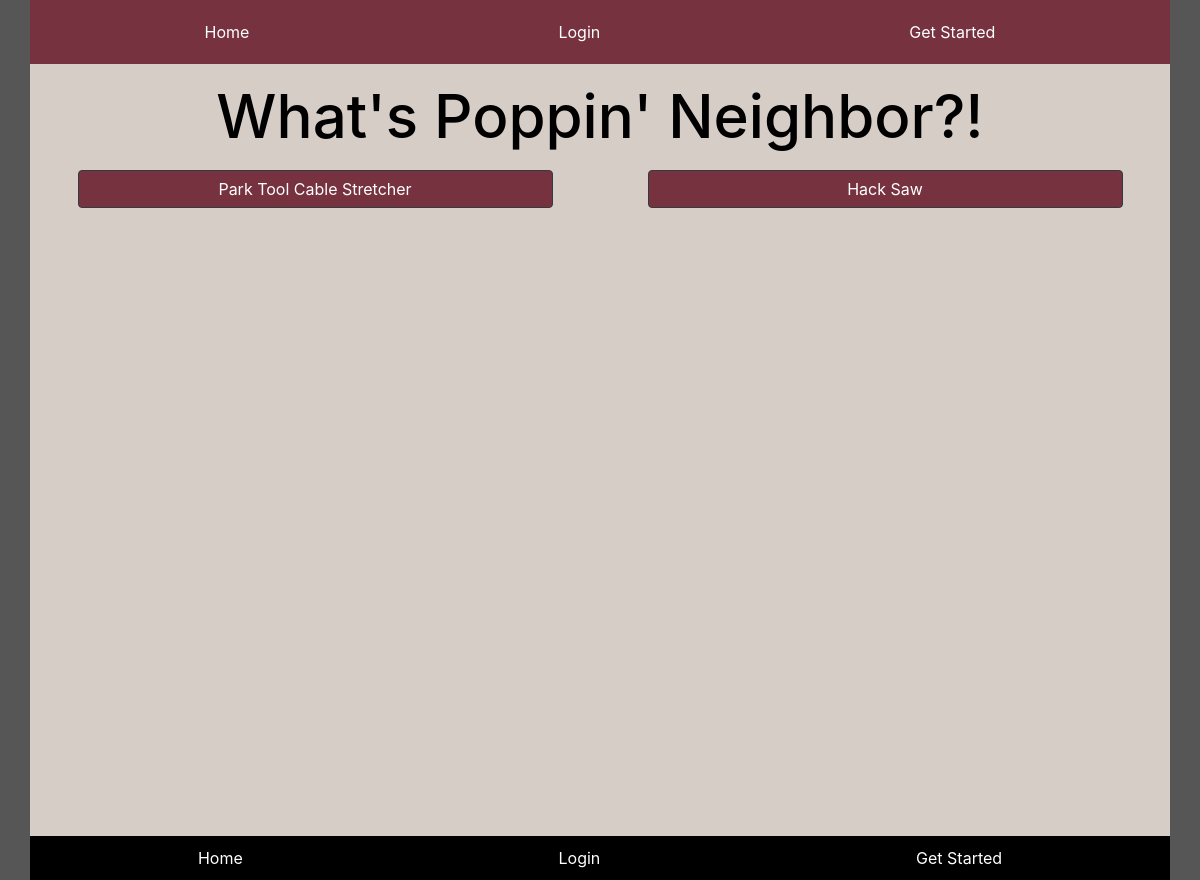
Before: / with the older database file.
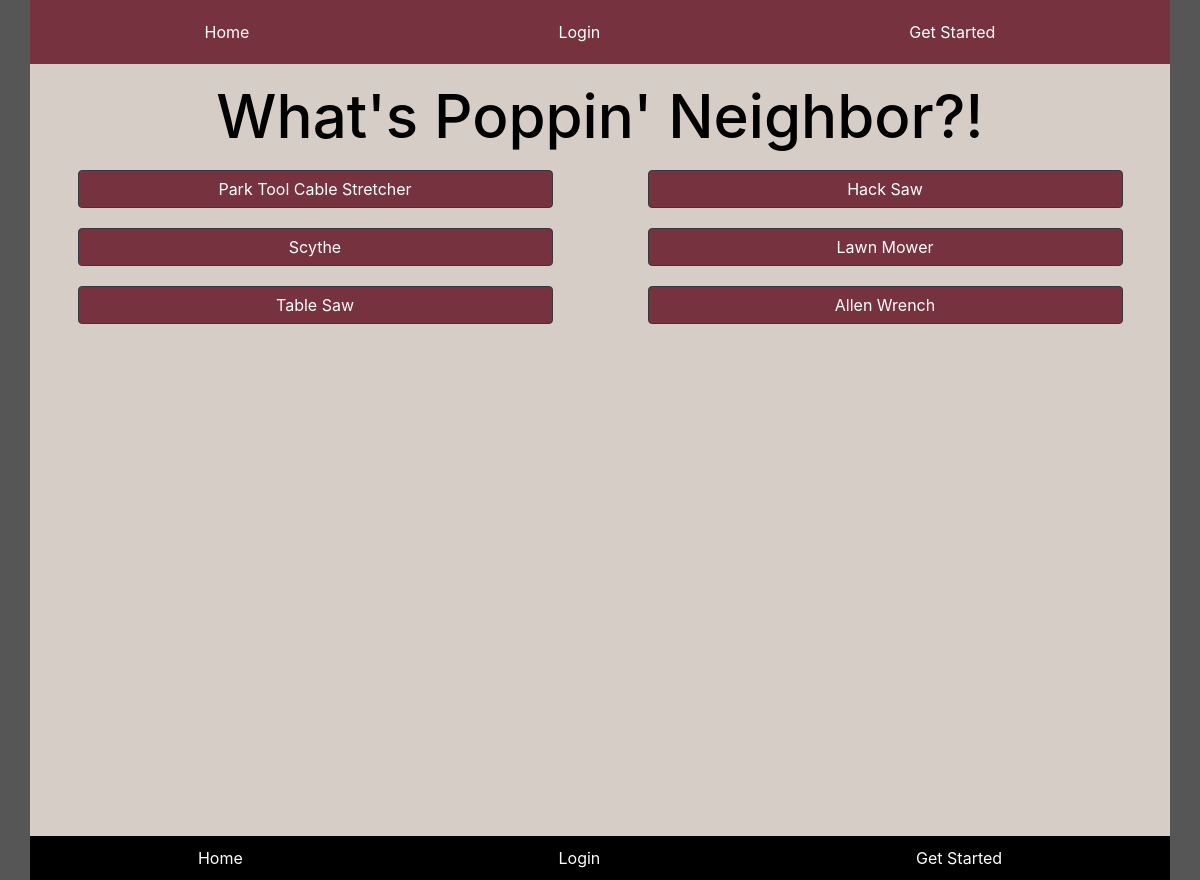
After: the same page with the newer database file.
### tools/models.py (models this page shows, shortened)
class Tool(models.Model):
    TYPES = [
        ('Automobile', 'Auto'),
        ('Plumbing', 'Plumbing'),
        ('Bike', 'Bike'),
        ('Yard', 'Yard'),
        ('Woodworking', 'Woodworking'),
    ]
    BOOL = [
    (True, 'Yes'),
    (False, 'No')
]
    owner = models.ForeignKey(User, on_delete=models.CASCADE, null=True)
    tool = models.CharField(max_length = 50, default = '')
    type = models.CharField(max_length = 30, choices=TYPES, default='AUTO')
    posted = models.DateField(default=datetime.date.today)
    available = models.BooleanField(choices=BOOL)

### tools/views.py (the view)
# urls.py: path('', views.IndexView.as_view(), name = 'index'),
class IndexView(generic.ListView):
    template_name = 'tools/index.html'
    model = Tool

### tools/templates/tools/index.html (shortened to what this page needs)
{% extends 'base.html' %}
{% block content %}
<h1>What's Poppin' Neighbor?!</h1>
<div class="row no-gutters">
{% for tools in object_list %}
    <a id='tool' class="col-md-5 btn btn-dark" href="{% url 'tools:detail' tools.id %}">{{tools.tool}}</a>
{% endfor %}
</div>
{% endblock content %}

### templates/base.html (shortened to what this page needs)
<!DOCTYPE html>
<html lang="en">
<head>
    {% load static %}
    <link href="https://stackpath.bootstrapcdn.com/bootstrap/4.4.1/css/bootstrap.min.css" rel="stylesheet">
    <link rel="stylesheet" href="{% static 'css/styles.css' %}">
</head>
<body>
    <div class="container">
        {% include 'header.html' %}
        {% block content %}
        {% endblock content %}
        {% include 'footer.html' %}
    </div>
</body>
</html>

### templates/header.html (shortened to what this page needs)
<ul id="header" class='navbar row no-gutters'>
    <li id="header-item"><a href="{% url 'tools:index' %}" class="col">Home</a></li>
    {% if request.user.is_authenticated %}
    <li id="header-item"><a href="{% url 'tools:my_tools' %}" class="col">My Tools</a></li>
    <li id="header-item"><a href="{% url 'tools:neighbors' %}" class="col">Neighbors</a></li>
    <li id="header-item"><a href="{% url 'logout' %}" class="col">Logout</a></li>
    {% else %}
    <li id="header-item"><a href="{% url 'login' %}" class="col">Login</a></li>
    <li id="header-item"><a href="{% url 'accounts:signup' %}" class="col">Get Started</a></li>
    {% endif %}
</ul>

### templates/footer.html (shortened to what this page needs)
<ul id="footer" class='navbar row no-gutters'>
    <li id="footer-item"><a href="{% url 'tools:index' %}" class="col">Home</a></li>
    {% if request.user.is_authenticated %}
    <li id="footer-item"><a href="{% url 'tools:my_tools' %}" class="col">My Tools</a></li>
    <li id="footer-item"><a href="{% url 'tools:neighbors' %}" class="col">Neighbors</a></li>
    <li id="footer-item"><a href="{% url 'logout' %}" class="col">Logout</a></li>
    {% else %}
    <li id="footer-item"><a href="{% url 'login' %}" class="col">Login</a></li>
    <li id="footer-item"><a href="{% url 'accounts:signup' %}" class="col">Get Started</a></li>
    {% endif %}
</ul>

### static/css/styles.css (style rules this page uses)
h1 { font-size: 60px; color: #000; text-align: center; }
#header { list-style: none; text-align: center; background-color: #76323F; padding: 20px; }
#footer { list-style: none; text-align: center; background-color: #000; padding: 10px; margin: auto; position: absolute; bottom: 0; width: 100%; }
.container { padding: 0; background-color: #D7CDC7; min-height: 110vh; display: flex; flex-direction: column; position: relative; }
body { background-color: #565656; }
#header-item { margin: 0 auto; }
#header-item a { text-decoration: none; color: #fff; }
#footer-item { margin: 0 auto; }
#footer-item a { text-decoration: none; color: #fff; }
#tool { text-align: center; margin: 10px auto; }
.btn-dark { background-color: #76323F; }
.row { padding: 0; }

Changed rows visible on the page:
added Tool: tool "Scythe"
added Tool: tool "Lawn Mower"
added Tool: tool "Table Saw"
added Tool: tool "Allen Wrench"
